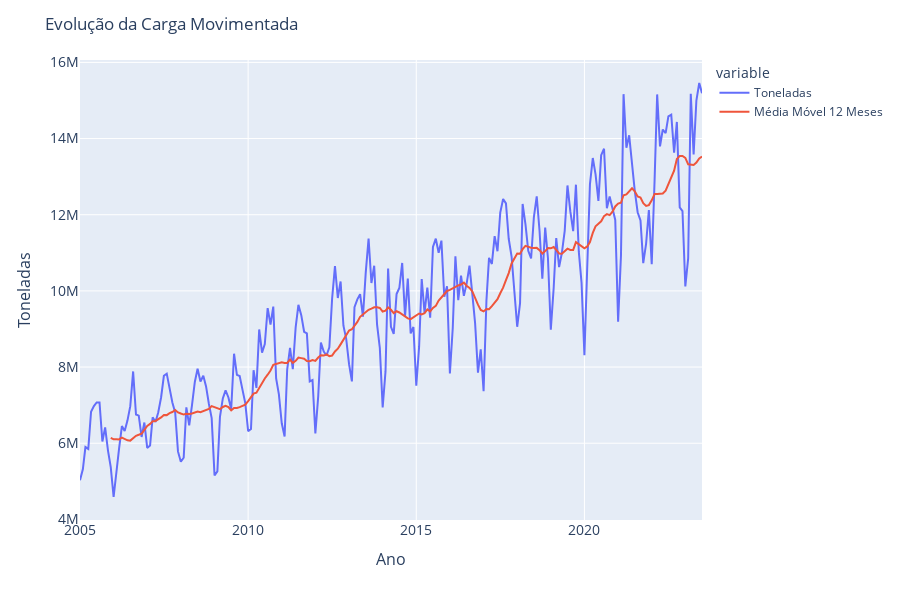
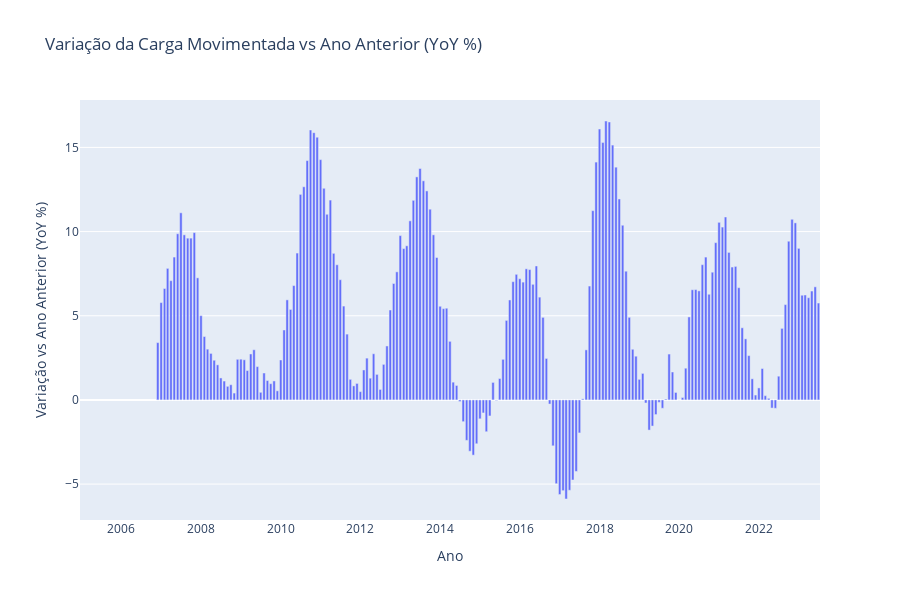

These figures' notebook cell, in order:
### Markdown cell above
### Análise Temporal da Movimentação de Cargas
**Hipótese 1:** O crescimento do volume total de carga movimentado oscilou ao longo dos anos e tem tendência de crescimento.
- Visualização 1: Gráfico de linhas com a evolução das toneladas movimentadas anualmente e mensalmente.
- Visualização 2: Gráfico de barras com a variação vs ano anterior.

### Code cell
# Agrupando os dados por Data
grpMov = movimentacaoGeo.groupby(['Data']).agg(Toneladas=('Toneladas','sum')).reset_index()
grpMov['Média Móvel 12 Meses'] = grpMov['Toneladas'].rolling(window=12).mean()
grpMov['Acumulado_12_Meses'] = grpMov['Toneladas'].rolling(window=12).sum()
grpMov['Acumulado_12_Meses_Ano_Anterior'] = grpMov['Acumulado_12_Meses'].shift(12)
grpMov['Toneladas YoY %'] = ((grpMov['Acumulado_12_Meses'] / grpMov['Acumulado_12_Meses_Ano_Anterior']) - 1) * 100
display(grpMov)

# Gráfico de linha com a evolução do volume movimentado e a média móvel de 12 meses
fig = px.line(grpMov, x='Data', y=['Toneladas','Média Móvel 12 Meses'])
fig.update_layout(
    title='Evolução da Carga Movimentada',
    xaxis_tickfont_size=14,
    yaxis=dict(title='Toneladas', titlefont_size=16, tickfont_size=14),
    xaxis=dict(title='Ano', titlefont_size=16, tickfont_size=14),
    width=900,
    height=600)
fig.show()

fig = px.bar(grpMov, x='Data', y='Toneladas YoY %', 
             title='Variação da Carga Movimentada vs Ano Anterior (YoY %)')
fig.update_layout(
    xaxis_title='Ano',
    yaxis_title='Variação vs Ano Anterior (YoY %)',
    width=900,
    height=600)
fig.show()

### Figure 1 — Plotly figure (JSON) as saved in the notebook; plotly's stock layout.template omitted (floating-point values rounded to 4 significant figures; data arrays with more than 128 entries replaced by an {"elided": "..."} marker saying what was removed)
{"data": [{"hovertemplate": "variable=Toneladas<br>Data=%{x}<br>value=%{y}<extra></extra>", "legendgroup": "Toneladas", "line": {"color": "#636efa", "dash": "solid"}, "marker": {"symbol": "circle"}, "mode": "lines", "name": "Toneladas", "orientation": "v", "showlegend": true, "type": "scatter", "x": {"elided": "223 str values"}, "xaxis": "x", "y": {"elided": "223 float values"}, "yaxis": "y"}, {"hovertemplate": "variable=Média Móvel 12 Meses<br>Data=%{x}<br>value=%{y}<extra></extra>", "legendgroup": "Média Móvel 12 Meses", "line": {"color": "#EF553B", "dash": "solid"}, "marker": {"symbol": "circle"}, "mode": "lines", "name": "Média Móvel 12 Meses", "orientation": "v", "showlegend": true, "type": "scatter", "x": {"elided": "223 str values"}, "xaxis": "x", "y": {"elided": "223 float values"}, "yaxis": "y"}], "layout": {"height": 600, "legend": {"title": {"text": "variable"}, "tracegroupgap": 0}, "margin": {"t": 60}, "title": {"text": "Evolução da Carga Movimentada"}, "width": 900, "xaxis": {"anchor": "y", "domain": [0, 1], "tickfont": {"size": 14}, "title": {"font": {"size": 16}, "text": "Ano"}}, "yaxis": {"anchor": "x", "domain": [0, 1], "tickfont": {"size": 14}, "title": {"font": {"size": 16}, "text": "Toneladas"}}}}

### Figure 2 — Plotly figure (JSON) as saved in the notebook; plotly's stock layout.template omitted (floating-point values rounded to 4 significant figures; data arrays with more than 128 entries replaced by an {"elided": "..."} marker saying what was removed)
{"data": [{"alignmentgroup": "True", "hovertemplate": "Data=%{x}<br>Toneladas YoY %=%{y}<extra></extra>", "legendgroup": "", "marker": {"color": "#636efa", "pattern": {"shape": ""}}, "name": "", "offsetgroup": "", "orientation": "v", "showlegend": false, "textposition": "auto", "type": "bar", "x": {"elided": "223 str values"}, "xaxis": "x", "y": {"elided": "223 float values"}, "yaxis": "y"}], "layout": {"barmode": "relative", "height": 600, "legend": {"tracegroupgap": 0}, "title": {"text": "Variação da Carga Movimentada vs Ano Anterior (YoY %)"}, "width": 900, "xaxis": {"anchor": "y", "domain": [0, 1], "title": {"text": "Ano"}}, "yaxis": {"anchor": "x", "domain": [0, 1], "title": {"text": "Variação vs Ano Anterior (YoY %)"}}}}
